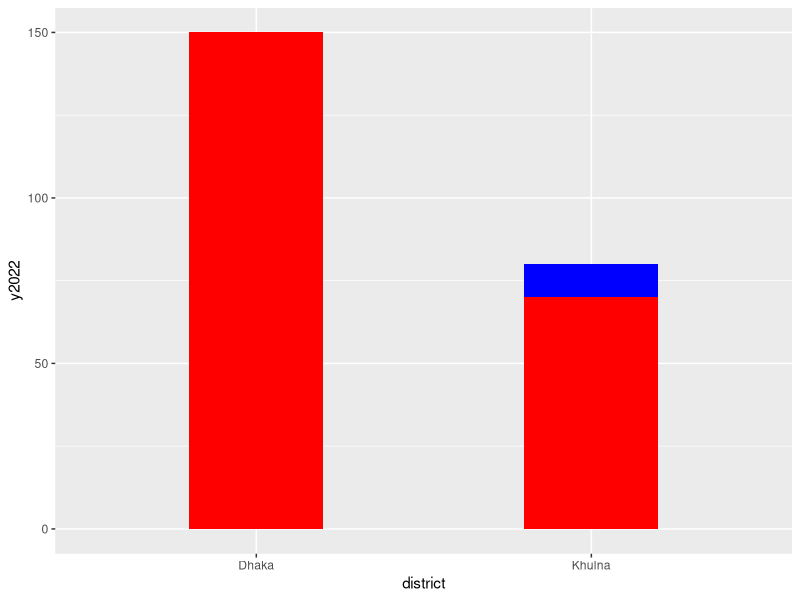
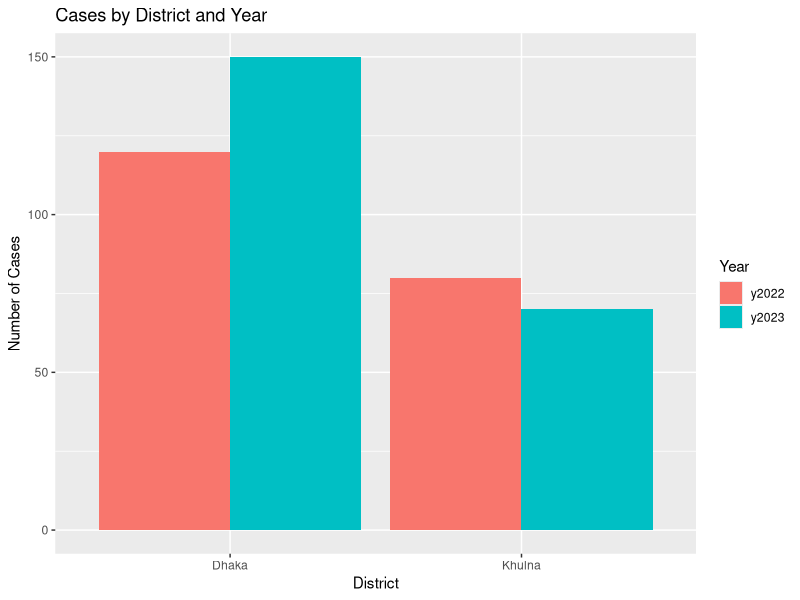

These charts were generated, in order, by the following R code: (Note: this script raises an error after producing the figures.)
# 5.1 install and load the library if not yet
install.packages("tidyverse")
library(tidyverse)

# we'll continue with the survey tibble from script_4
survey <- tibble(
  id       = c(1, 2, 3, 4, 5, 6),
  age      = c(23, 45, 31, 67, 12, 50),
  sex      = c("F", "M", "F", "M", "F", "M"),
  district = c("Dhaka", "Dhaka", "Sylhet", "Khulna", "Sylhet", "Dhaka"),
  hb       = c(11.5, 13.2, NA, 12.8, 10.9, 14.1)
)
survey

# 5.2 filter(): choose row
# structure: data |> filter(conditions)              # only those row which satisfied the condition appear
survey |> filter(age >= 18)                          # only those who are equal or older than 18 y/o will appear         
survey |> filter(district == "Dhaka", sex =="F")     # only those who are female and from district Dhaka will appear
survey |> filter(district == "Dhaka", sex =="M")     # only those who are male and from district Dhaka will appear
survey |> filter(district %in% c("Dhaka", "Sylhet")) # only those who are from Dhaka and Sylhet district will appear

# 5.3 select(), rename(), arrange()
# structure: data |> select(conditions)
survey |> select(id, age, hb)                # selects id, age and hb variable values
survey |> select(district)                   # selects only the district variable values
survey |> select(-sex)                       # selects everything excluding sex variable

# structure: data |> rename( new = old)
survey |> rename(haemoglobin = hb)           # renames hb variable to haemoglobin

# structure: data |> arrange(conditions)
survey |> arrange(age)                       # arranges the survey according to age in asccending order
survey |> arrange(desc(age))                 # arranges the survey according to age in descending order

survey |> arrange(sex)                       # arrange the survey according to sex in asccending alphabetic order
survey |> arrange(desc(sex))                 # arrange the survey according to sex in descending alphabetic order

# 5.4 mutate(): create new variables
# structure: data <- data |> mutate(conditions)
survey <- survey |> mutate(                  # adds another variable named anemic based on the condition
  anemic = hb < 12                           # simplified cutoff for teaching; real analysis uses WHO thresholds by age, sex, and pregnancy
)
survey

survey <- survey |> mutate(                  # adds another variable named age group based on the condition
  age_group = case_when(
    age< 15 ~ "0-14",
    age< 45 ~ "15-44",
    age< 65 ~ "45-64",
    TRUE    ~ "65+"
  )
)
survey

# this can also be done in one mutate()
# structure: data <- data |> mutate(condition1, condition2, ...)
survey <- survey |> mutate(
  anemic = hb < 12,
  age_group = case_when(
    age< 15 ~ "0-14",
    age< 45 ~ "15-44",
    age< 65 ~ "45-64",
    TRUE    ~ "65+"
  )
)
survey

# 5.5 count(), group_by(), summarise()
# structure: data |> count(variable_name)
survey |> count(age_group)         # counts the number of observations in each category/group (age_group)
survey |> count(district)          # counts the number of observations in each category/group (district)

survey |> group_by(district) |> summarise(n=n())
survey |> group_by(district) |> summarise(mean(hb, na.rm = TRUE))

survey |> group_by(district) |> summarise(n=n(), mean(hb, na.rm = TRUE))

# 5.6 cleaning messy data
messy_data <- tibble(                                           # sample messy data tibble
  sex_raw  = c("F", "female", "Female", " female", "F ", "f ", "male", "Male", "m")
)
messy_data

messy_data <- messy_data |> mutate(                             # trims or removes empty spaces
  sex_raw_trimmed = str_trim(sex_raw)
)
messy_data

messy_data <- messy_data |> mutate(                            # turns everything into lower case
  sex_lowercase = str_to_lower(sex_raw_trimmed)
)
messy_data

messy_data <- messy_data |> mutate(                            
  sex_cleaned = case_when(
    sex_lowercase %in% c("f", "female") ~ "F",
    sex_lowercase %in% c("m", "male") ~ "M"
  )
) 
messy_data

# in one code block but step by step
messy_data <- messy_data |> mutate(
  sex_raw_trimmed = str_trim(sex_raw),
  sex_lowercase = str_to_lower(sex_raw_trimmed),
  sex_cleaned = case_when(
    sex_lowercase %in% c("f", "female")   ~"F",
    sex_lowercase %in% c("m", "male")     ~"M"
  )
)

# in one step
messy_data <- messy_data |> mutate(
  sex_lowercase = str_to_lower(str_trim(sex_raw)),
  sex_cleaned = case_when(
    sex_lowercase %in% c("f", "female") ~ "F",
    sex_lowercase %in% c("m", "male") ~ "M",
  )
)

messy_data
messy_data$sex_cleaned
table(messy_data$sex_cleaned)

# 5.7 duplicate and missing data (1st and last observation are kept same)
survey_2 <- tibble(
  id       = c(1, 2, 3, 4, 5, 6, 7, 8, 9, 1),
  age      = c(23, 45, 31, 67, 12, 50, 35, 25, 14, 23),
  sex      = c("F", "M", "F", "M", "F", "M", "F", "M", "M", "F"),
  district = c("Dhaka", "Dhaka", "Sylhet", "Khulna", "Sylhet", "Dhaka","Sylhet", "Khulna", "Sylhet", "Dhaka"),
  hb       = c(11.5, 13.2, NA, 12.8, 10.9, 14.1, 12.3, NA, NA, 11.5 )
)
survey_2

survey_2 |> distinct()                          # will remove the last observation as it is identical to 1st
survey_2 |> distinct(id, .keep_all = TRUE)      # will keep the first row per id ( if there is more row for one id it will be removed)
survey_2 |> drop_na(hb)                         # remove rows with missing hb (hb with NA)
survey_2 |> filter(!is.na(hb))                  # keeps only those which are not NA, (removed the NAs)

# 5.8 joining tables
pop <- tibble(                                  # (hypothetical) population for each district
  district   = c("Dhaka", "Khulna", "Sylhet"),
  population = c(10000, 3000, 4000)
)

pop
survey

survey |> 
  left_join(pop, by="district")                 # adding the population to the survey tibble

survey |>                                       # selecting only specific variables
  left_join(pop, by="district") |> 
  select(id, district, population)

# 5.9 reshaping : wide to long
case_wide <- tibble(
  district = c("Dhaka", "Khulna"),
  y2022    = c(120, 80),
  y2023    = c(150, 70)
)
case_wide

case_long <- case_wide |>
  pivot_longer(-district, names_to = "year", values_to = "cases")
case_long

# ---------------- Experimental demonstration of problem(wide) and solution(long) ------------------------
library(ggplot2)

# AWKWARD & BROKEN CONCEPT: You cannot easily map multiple columns to the y-axis 
# with a proper legend without manual hacks.
ggplot(case_wide, aes(x = district)) +
  geom_col(aes(y = y2022), fill = "blue", position = "nudge", width = 0.4) + # Hacky workaround
  geom_col(aes(y = y2023), fill = "red", position = "nudge", width = 0.4)     # Hard to scale


# CLEAN & DYNAMIC: One mapping controls the whole plot
ggplot(case_long, aes(x = district, y = cases, fill = year)) +
  geom_col(position = "dodge") +  # "dodge" puts the bars side-by-side
  labs(
    title = "Cases by District and Year",
    x = "District",
    y = "Number of Cases",
    fill = "Year"
  )


# 5.10 the whole process of cleaning can be done in one codeblock
# survey_clean <- survey |> rename(haemoglobin = hb) |> mutate(sex = factor(sex, levels = c("F", "M")), anemic = haemoglobin < 12) |> filter(age>= 0, age<= 110) |> left_join(pop, by = "district")    # in single line
survey_clean <- survey |> 
  rename(haemoglobin = hb) |> 
  mutate(
    sex = factor(sex, levels = c("F", "M")), 
    anemic = haemoglobin < 12
    ) |> 
  filter(age>= 0, age<= 110) |> 
  left_join(pop, by = "district")      # in multiple line for better understanding

saveRDS(survey_clean, "data_clean/survey_clean.rds")

# ---------------------- Exercise 5 -------------------
# 5.1. From survey, keep females aged 15 or older and show their id and hb.
survey |> filter(age >= 18, sex == "F") |> select(id, hb)

# 5.2. Create a variable high_hb that is TRUE when Hb is 13 or more. 
high_hb <- survey |> filter(hb>=13)
high_hb

# 5.3. Calculate the number of participants and mean age per sex. 
survey |> group_by(sex) |> summarise(n=n(), mean(age, na.rm = TRUE))

# 5.4. Make a wide table of cases per district for three years and reshape it to long.
case_wide_new <- tibble(
  district = c("Dhaka", "Khulna"),
  y2022    = c(120, 80),
  y2023    = c(150, 70),
  y2024    = c(140, 35)
)
case_wide_new

case_long_new <- case_wide_new |>
  pivot_longer(-district, names_to = "year", values_to = "cases")
case_long_new
